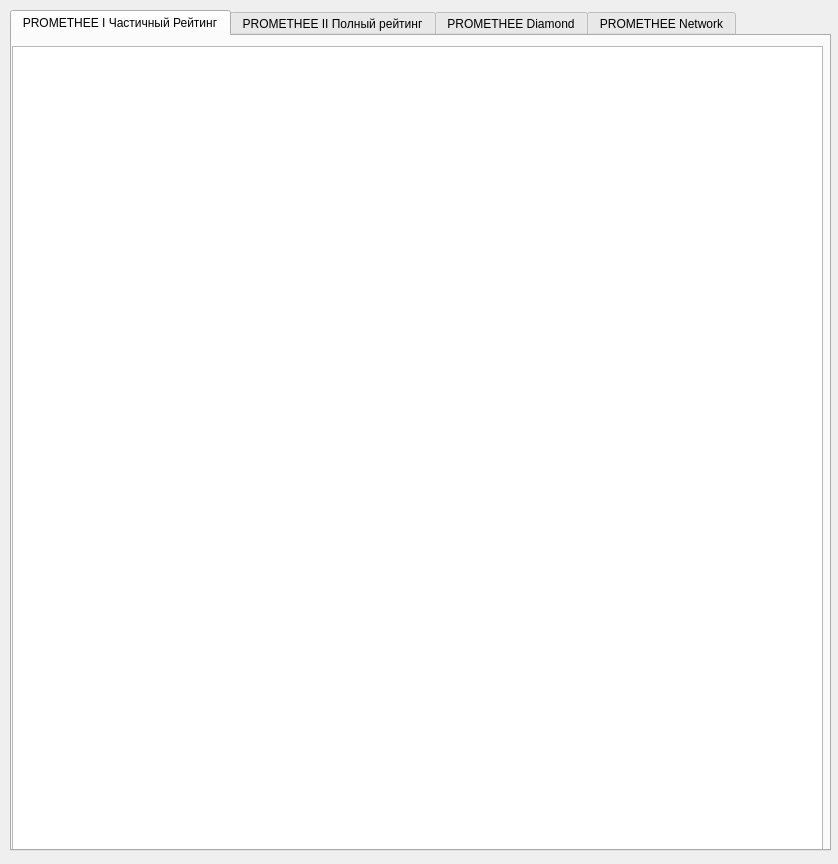
<?xml version="1.0" encoding="UTF-8"?>
<ui version="4.0">
 <class>Drawing</class>
 <widget class="QWidget" name="Drawing">
  <property name="geometry">
   <rect>
    <x>0</x>
    <y>0</y>
    <width>838</width>
    <height>864</height>
   </rect>
  </property>
  <property name="windowTitle">
   <string>PROMETHEE Rankings</string>
  </property>
  <widget class="QTabWidget" name="tabWidget">
   <property name="geometry">
    <rect>
     <x>10</x>
     <y>10</y>
     <width>821</width>
     <height>841</height>
    </rect>
   </property>
   <property name="focusPolicy">
    <enum>Qt::NoFocus</enum>
   </property>
   <property name="currentIndex">
    <number>0</number>
   </property>
   <widget class="QWidget" name="tab">
    <attribute name="title">
     <string>PROMETHEE I Частичный Рейтинг</string>
    </attribute>
    <widget class="QGraphicsView" name="graphicsView">
     <property name="geometry">
      <rect>
       <x>0</x>
       <y>10</y>
       <width>811</width>
       <height>811</height>
      </rect>
     </property>
     <property name="sceneRect">
      <rectf>
       <x>0.000000000000000</x>
       <y>0.000000000000000</y>
       <width>800.000000000000000</width>
       <height>800.000000000000000</height>
      </rectf>
     </property>
    </widget>
   </widget>
   <widget class="QWidget" name="tab_2">
    <attribute name="title">
     <string>PROMETHEE II Полный рейтинг</string>
    </attribute>
    <widget class="QGraphicsView" name="graphicsView_2">
     <property name="geometry">
      <rect>
       <x>0</x>
       <y>10</y>
       <width>811</width>
       <height>811</height>
      </rect>
     </property>
     <property name="sceneRect">
      <rectf>
       <x>0.000000000000000</x>
       <y>0.000000000000000</y>
       <width>800.000000000000000</width>
       <height>800.000000000000000</height>
      </rectf>
     </property>
    </widget>
   </widget>
   <widget class="QWidget" name="tab_3">
    <attribute name="title">
     <string>PROMETHEE Diamond</string>
    </attribute>
    <layout class="QGridLayout" name="gridLayout">
     <item row="0" column="0">
      <widget class="QGraphicsView" name="graphicsView_3">
       <property name="sceneRect">
        <rectf>
         <x>0.000000000000000</x>
         <y>0.000000000000000</y>
         <width>800.000000000000000</width>
         <height>800.000000000000000</height>
        </rectf>
       </property>
      </widget>
     </item>
    </layout>
   </widget>
   <widget class="QWidget" name="tab_4">
    <attribute name="title">
     <string>PROMETHEE Network</string>
    </attribute>
    <widget class="QGraphicsView" name="graphicsView_4">
     <property name="geometry">
      <rect>
       <x>10</x>
       <y>0</y>
       <width>807</width>
       <height>804</height>
      </rect>
     </property>
     <property name="sceneRect">
      <rectf>
       <x>0.000000000000000</x>
       <y>0.000000000000000</y>
       <width>800.000000000000000</width>
       <height>800.000000000000000</height>
      </rectf>
     </property>
    </widget>
   </widget>
  </widget>
 </widget>
 <resources/>
 <connections/>
</ui>
